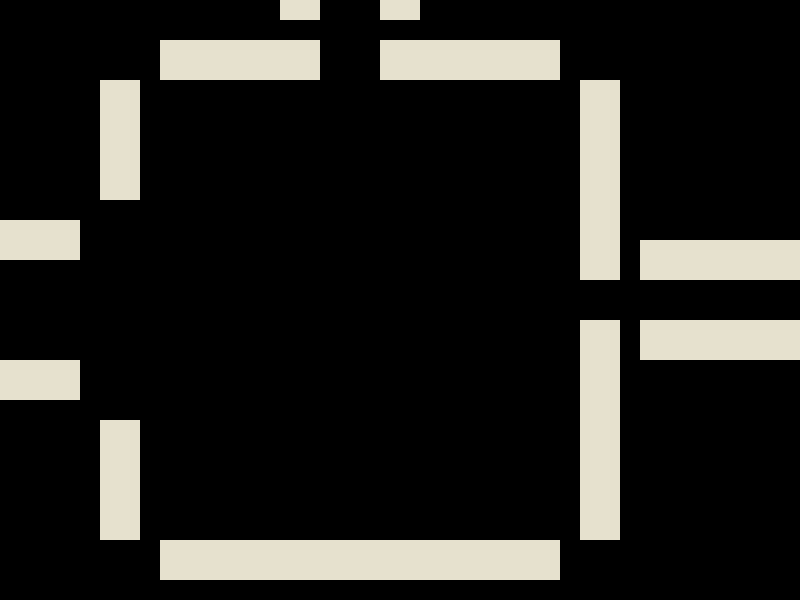

This game map was drawn from its Tiled (.tmx) file and the tilesets committed beside it. A one-line description and the trimmed map source follow:
An orthogonal 40x30 tile map with 20x20 px tiles, 2 tile layers (Main, Designer).

<map version="1.0" orientation="orthogonal" width="40" height="30" tilewidth="20" tileheight="20">
 <tileset firstgid="1" name="Tileset" tilewidth="20" tileheight="20">
  <image source="../img/Tileset.png" width="180" height="20" />
  <tile id="0">
   <properties>
    <property name="solid" value="1" />
   </properties>
  </tile>
  <tile id="1">
   <properties>
    <property name="hbumper" value="1" />
   </properties>
  </tile>
  <tile id="2">
   <properties>
    <property name="vbumper" value="1" />
   </properties>
  </tile>
  <tile id="3">
   <properties>
    <property name="crate" value="1" />
   </properties>
  </tile>
  <tile id="4">
   <properties>
    <property name="pickup" value="1" />
    <property name="red" value="1" />
   </properties>
  </tile>
  <tile id="5">
   <properties>
    <property name="blue" value="1" />
    <property name="pickup" value="1" />
   </properties>
  </tile>
  <tile id="6">
   <properties>
    <property name="pickup" value="1" />
    <property name="yellow" value="1" />
   </properties>
  </tile>
  <tile id="7">
   <properties>
    <property name="player" value="1" />
   </properties>
  </tile>
  <tile id="8">
   <properties>
    <property name="zombie" value="1" />
   </properties>
  </tile>
 </tileset>
 <layer name="Main" width="40" height="30">
  <data>[1200 cells, 192 non-empty, 1 distinct tile ids]</data>
 </layer>
 <layer name="Designer" width="40" height="30">
  <data>[1200 cells, 2 non-empty, 2 distinct tile ids]</data>
 </layer>
</map>